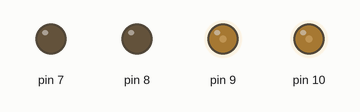
This sketch was run on a simulated Arduino Uno, built with avr-gcc and run on an emulated ATmega328P. On the bench: output pins drawn as LEDs (lit = HIGH).

Above: at 0.05 s.
At 5.95 s:
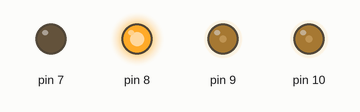
Timing chart, 0 to 6.9 s (numbered marks = the images above):
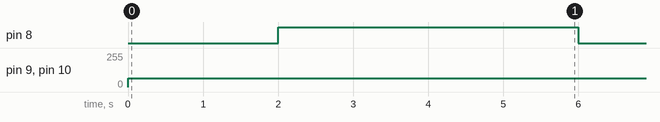

The sketch:

motor_controle.ino
```cpp
#include <ZumoShield.h>

// Motor defines
ZumoMotors motors;


void setup() {
  // put your setup code here, to run once:
  motors.setSpeeds(0,0);
}

void loop() {
  // put your main code here, to run repeatedly:
  motors.setSpeeds(100,100);

  delay(2000);

  motors.setSpeeds(-100,100);

  delay(4000);
}
```

L3G.h
```cpp
#ifndef L3G_h
#define L3G_h

#include <Arduino.h> // for byte data type

class L3G
{
  public:
    template <typename T> struct vector
    {
      T x, y, z;
    };

    enum deviceType { device_4200D, device_D20, device_D20H, device_auto };
    enum sa0State { sa0_low, sa0_high, sa0_auto };

    // register addresses
    enum regAddr
    {
       WHO_AM_I       = 0x0F,

       CTRL1          = 0x20, // D20H
       CTRL_REG1      = 0x20, // D20, 4200D
       CTRL2          = 0x21, // D20H
       CTRL_REG2      = 0x21, // D20, 4200D
       CTRL3          = 0x22, // D20H
       CTRL_REG3      = 0x22, // D20, 4200D
       CTRL4          = 0x23, // D20H
       CTRL_REG4      = 0x23, // D20, 4200D
       CTRL5          = 0x24, // D20H
       CTRL_REG5      = 0x24, // D20, 4200D
       REFERENCE      = 0x25,
       OUT_TEMP       = 0x26,
       STATUS         = 0x27, // D20H
       STATUS_REG     = 0x27, // D20, 4200D

       OUT_X_L        = 0x28,
       OUT_X_H        = 0x29,
       OUT_Y_L        = 0x2A,
       OUT_Y_H        = 0x2B,
       OUT_Z_L        = 0x2C,
       OUT_Z_H        = 0x2D,

       FIFO_CTRL      = 0x2E, // D20H
       FIFO_CTRL_REG  = 0x2E, // D20, 4200D
       FIFO_SRC       = 0x2F, // D20H
       FIFO_SRC_REG   = 0x2F, // D20, 4200D

       IG_CFG         = 0x30, // D20H
       INT1_CFG       = 0x30, // D20, 4200D
       IG_SRC         = 0x31, // D20H
       INT1_SRC       = 0x31, // D20, 4200D
       IG_THS_XH      = 0x32, // D20H
       INT1_THS_XH    = 0x32, // D20, 4200D
       IG_THS_XL      = 0x33, // D20H
       INT1_THS_XL    = 0x33, // D20, 4200D
       IG_THS_YH      = 0x34, // D20H
       INT1_THS_YH    = 0x34, // D20, 4200D
       IG_THS_YL      = 0x35, // D20H
       INT1_THS_YL    = 0x35, // D20, 4200D
       IG_THS_ZH      = 0x36, // D20H
       INT1_THS_ZH    = 0x36, // D20, 4200D
       IG_THS_ZL      = 0x37, // D20H
       INT1_THS_ZL    = 0x37, // D20, 4200D
       IG_DURATION    = 0x38, // D20H
       INT1_DURATION  = 0x38, // D20, 4200D

       LOW_ODR        = 0x39  // D20H
    };

    vector<int16_t> g; // gyro angular velocity readings

    byte last_status; // status of last I2C transmission

    L3G(void);

    bool init(deviceType device = device_auto, sa0State sa0 = sa0_auto);
    deviceType getDeviceType(void) { return _device; }

    void enableDefault(void);

    void writeReg(byte reg, byte value);
    byte readReg(byte reg);

    void read(void);

    void setTimeout(unsigned int timeout);
    unsigned int getTimeout(void);
    bool timeoutOccurred(void);

    // vector functions
    template <typename Ta, typename Tb, typename To> static void vector_cross(const vector<Ta> *a, const vector<Tb> *b, vector<To> *out);
    template <typename Ta, typename Tb> static float vector_dot(const vector<Ta> *a, const vector<Tb> *b);
    static void vector_normalize(vector<float> *a);

  private:
      deviceType _device; // chip type (D20H, D20, or 4200D)
      byte address;

      unsigned int io_timeout;
      bool did_timeout;

      int testReg(byte address, regAddr reg);
};

template <typename Ta, typename Tb, typename To> void L3G::vector_cross(const vector<Ta> *a, const vector<Tb> *b, vector<To> *out)
{
  out->x = (a->y * b->z) - (a->z * b->y);
  out->y = (a->z * b->x) - (a->x * b->z);
  out->z = (a->x * b->y) - (a->y * b->x);
}

template <typename Ta, typename Tb> float L3G::vector_dot(const vector<Ta> *a, const vector<Tb> *b)
{
  return (a->x * b->x) + (a->y * b->y) + (a->z * b->z);
}

#endif
```

LSM303.h
```cpp
#ifndef LSM303_h
#define LSM303_h

#include <Arduino.h> // for byte data type

class LSM303
{
  public:
    template <typename T> struct vector
    {
      T x, y, z;
    };

    enum deviceType { device_DLH, device_DLM, device_DLHC, device_D, device_auto };
    enum sa0State { sa0_low, sa0_high, sa0_auto };

    // register addresses
    enum regAddr
    {
      TEMP_OUT_L        = 0x05, // D
      TEMP_OUT_H        = 0x06, // D

      STATUS_M          = 0x07, // D

      INT_CTRL_M        = 0x12, // D
      INT_SRC_M         = 0x13, // D
      INT_THS_L_M       = 0x14, // D
      INT_THS_H_M       = 0x15, // D

      OFFSET_X_L_M      = 0x16, // D
      OFFSET_X_H_M      = 0x17, // D
      OFFSET_Y_L_M      = 0x18, // D
      OFFSET_Y_H_M      = 0x19, // D
      OFFSET_Z_L_M      = 0x1A, // D
      OFFSET_Z_H_M      = 0x1B, // D
      REFERENCE_X       = 0x1C, // D
      REFERENCE_Y       = 0x1D, // D
      REFERENCE_Z       = 0x1E, // D

      CTRL0             = 0x1F, // D
      CTRL1             = 0x20, // D
      CTRL_REG1_A       = 0x20, // DLH, DLM, DLHC
      CTRL2             = 0x21, // D
      CTRL_REG2_A       = 0x21, // DLH, DLM, DLHC
      CTRL3             = 0x22, // D
      CTRL_REG3_A       = 0x22, // DLH, DLM, DLHC
      CTRL4             = 0x23, // D
      CTRL_REG4_A       = 0x23, // DLH, DLM, DLHC
      CTRL5             = 0x24, // D
      CTRL_REG5_A       = 0x24, // DLH, DLM, DLHC
      CTRL6             = 0x25, // D
      CTRL_REG6_A       = 0x25, // DLHC
      HP_FILTER_RESET_A = 0x25, // DLH, DLM
      CTRL7             = 0x26, // D
      REFERENCE_A       = 0x26, // DLH, DLM, DLHC
      STATUS_A          = 0x27, // D
      STATUS_REG_A      = 0x27, // DLH, DLM, DLHC

      OUT_X_L_A         = 0x28,
      OUT_X_H_A         = 0x29,
      OUT_Y_L_A         = 0x2A,
      OUT_Y_H_A         = 0x2B,
      OUT_Z_L_A         = 0x2C,
      OUT_Z_H_A         = 0x2D,

      FIFO_CTRL         = 0x2E, // D
      FIFO_CTRL_REG_A   = 0x2E, // DLHC
      FIFO_SRC          = 0x2F, // D
      FIFO_SRC_REG_A    = 0x2F, // DLHC

      IG_CFG1           = 0x30, // D
      INT1_CFG_A        = 0x30, // DLH, DLM, DLHC
      IG_SRC1           = 0x31, // D
      INT1_SRC_A        = 0x31, // DLH, DLM, DLHC
      IG_THS1           = 0x32, // D
      INT1_THS_A        = 0x32, // DLH, DLM, DLHC
      IG_DUR1           = 0x33, // D
      INT1_DURATION_A   = 0x33, // DLH, DLM, DLHC
      IG_CFG2           = 0x34, // D
      INT2_CFG_A        = 0x34, // DLH, DLM, DLHC
      IG_SRC2           = 0x35, // D
      INT2_SRC_A        = 0x35, // DLH, DLM, DLHC
      IG_THS2           = 0x36, // D
      INT2_THS_A        = 0x36, // DLH, DLM, DLHC
      IG_DUR2           = 0x37, // D
      INT2_DURATION_A   = 0x37, // DLH, DLM, DLHC

      CLICK_CFG         = 0x38, // D
      CLICK_CFG_A       = 0x38, // DLHC
      CLICK_SRC         = 0x39, // D
      CLICK_SRC_A       = 0x39, // DLHC
      CLICK_THS         = 0x3A, // D
      CLICK_THS_A       = 0x3A, // DLHC
      TIME_LIMIT        = 0x3B, // D
      TIME_LIMIT_A      = 0x3B, // DLHC
      TIME_LATENCY      = 0x3C, // D
      TIME_LATENCY_A    = 0x3C, // DLHC
      TIME_WINDOW       = 0x3D, // D
      TIME_WINDOW_A     = 0x3D, // DLHC

      Act_THS           = 0x3E, // D
      Act_DUR           = 0x3F, // D

      CRA_REG_M         = 0x00, // DLH, DLM, DLHC
      CRB_REG_M         = 0x01, // DLH, DLM, DLHC
      MR_REG_M          = 0x02, // DLH, DLM, DLHC

      SR_REG_M          = 0x09, // DLH, DLM, DLHC
      IRA_REG_M         = 0x0A, // DLH, DLM, DLHC
      IRB_REG_M         = 0x0B, // DLH, DLM, DLHC
      IRC_REG_M         = 0x0C, // DLH, DLM, DLHC

      WHO_AM_I          = 0x0F, // D
      WHO_AM_I_M        = 0x0F, // DLM

      TEMP_OUT_H_M      = 0x31, // DLHC
      TEMP_OUT_L_M      = 0x32, // DLHC


      // dummy addresses for registers in different locations on different devices;
      // the library translates these based on device type
      // value with sign flipped is used as index into translated_regs array

      OUT_X_H_M         = -1,
      OUT_X_L_M         = -2,
      OUT_Y_H_M         = -3,
      OUT_Y_L_M         = -4,
      OUT_Z_H_M         = -5,
      OUT_Z_L_M         = -6,
      // update dummy_reg_count if registers are added here!

      // device-specific register addresses

      DLH_OUT_X_H_M     = 0x03,
      DLH_OUT_X_L_M     = 0x04,
      DLH_OUT_Y_H_M     = 0x05,
      DLH_OUT_Y_L_M     = 0x06,
      DLH_OUT_Z_H_M     = 0x07,
      DLH_OUT_Z_L_M     = 0x08,

      DLM_OUT_X_H_M     = 0x03,
      DLM_OUT_X_L_M     = 0x04,
      DLM_OUT_Z_H_M     = 0x05,
      DLM_OUT_Z_L_M     = 0x06,
      DLM_OUT_Y_H_M     = 0x07,
      DLM_OUT_Y_L_M     = 0x08,

      DLHC_OUT_X_H_M    = 0x03,
      DLHC_OUT_X_L_M    = 0x04,
      DLHC_OUT_Z_H_M    = 0x05,
      DLHC_OUT_Z_L_M    = 0x06,
      DLHC_OUT_Y_H_M    = 0x07,
      DLHC_OUT_Y_L_M    = 0x08,

      D_OUT_X_L_M       = 0x08,
      D_OUT_X_H_M       = 0x09,
      D_OUT_Y_L_M       = 0x0A,
      D_OUT_Y_H_M       = 0x0B,
      D_OUT_Z_L_M       = 0x0C,
      D_OUT_Z_H_M       = 0x0D
    };

    vector<int16_t> a; // accelerometer readings
    vector<int16_t> m; // magnetometer readings
    vector<int16_t> m_max; // maximum magnetometer values, used for calibration
    vector<int16_t> m_min; // minimum magnetometer values, used for calibration

    byte last_status; // status of last I2C transmission

    LSM303(void);

    bool init(deviceType device = device_auto, sa0State sa0 = sa0_auto);
    deviceType getDeviceType(void) { return _device; }

    void enableDefault(void);

    void writeAccReg(byte reg, byte value);
    byte readAccReg(byte reg);
    void writeMagReg(byte reg, byte value);
    byte readMagReg(int reg);

    void writeReg(byte reg, byte value);
    byte readReg(int reg);

    void readAcc(void);
    void readMag(void);
    void read(void);

    void setTimeout(unsigned int timeout);
    unsigned int getTimeout(void);
    bool timeoutOccurred(void);

    float heading(void);
    template <typename T> float heading(vector<T> from);

    // vector functions
    template <typename Ta, typename Tb, typename To> static void vector_cross(const vector<Ta> *a, const vector<Tb> *b, vector<To> *out);
    template <typename Ta, typename Tb> static float vector_dot(const vector<Ta> *a, const vector<Tb> *b);
    static void vector_normalize(vector<float> *a);

  private:
    deviceType _device; // chip type (D, DLHC, DLM, or DLH)
    byte acc_address;
    byte mag_address;

    static const int dummy_reg_count = 6;
    regAddr translated_regs[dummy_reg_count + 1]; // index 0 not used

    unsigned int io_timeout;
    bool did_timeout;

    int testReg(byte address, regAddr reg);
};

/*
Returns the angular difference in the horizontal plane between the
"from" vector and north, in degrees.

Description of heading algorithm:
Shift and scale the magnetic reading based on calibration data to find
the North vector. Use the acceleration readings to determine the Up
vector (gravity is measured as an upward acceleration). The cross
product of North and Up vectors is East. The vectors East and North
form a basis for the horizontal plane. The From vector is projected
into the horizontal plane and the angle between the projected vector
and horizontal north is returned.
*/
template <typename T> float LSM303::heading(vector<T> from)
{
    vector<int32_t> temp_m = {m.x, m.y, m.z};

    // subtract offset (average of min and max) from magnetometer readings
    temp_m.x -= ((int32_t)m_min.x + m_max.x) / 2;
    temp_m.y -= ((int32_t)m_min.y + m_max.y) / 2;
    temp_m.z -= ((int32_t)m_min.z + m_max.z) / 2;

    // compute E and N
    vector<float> E;
    vector<float> N;
    vector_cross(&temp_m, &a, &E);
    vector_normalize(&E);
    vector_cross(&a, &E, &N);
    vector_normalize(&N);

    // compute heading
    float heading = atan2(vector_dot(&E, &from), vector_dot(&N, &from)) * 180 / PI;
    if (heading < 0) heading += 360;
    return heading;
}

template <typename Ta, typename Tb, typename To> void LSM303::vector_cross(const vector<Ta> *a, const vector<Tb> *b, vector<To> *out)
{
  out->x = (a->y * b->z) - (a->z * b->y);
  out->y = (a->z * b->x) - (a->x * b->z);
  out->z = (a->x * b->y) - (a->y * b->x);
}

template <typename Ta, typename Tb> float LSM303::vector_dot(const vector<Ta> *a, const vector<Tb> *b)
{
  return (a->x * b->x) + (a->y * b->y) + (a->z * b->z);
}

#endif
```

Pushbutton.h
```cpp
// (licence header left out)
/*! \file Pushbutton.h
 *
 * This is the main header file for the %Pushbutton library.
 *
 * For an overview of the library's features, see
 * https://github.com/pololu/pushbutton-arduino.  That is the main repository
 * for the library, though copies of the library may exist in other
 * repositories. */

#pragma once

#include <Arduino.h>

/*! Indicates the that pull-up resistor should be disabled. */
#define PULL_UP_DISABLED    0

/*! Indicates the that pull-up resistor should be enabled. */
#define PULL_UP_ENABLED     1

/*! Indicates that the default (released) state of the button is when the
 *  I/O line reads low. */
#define DEFAULT_STATE_LOW   0

/*! Indicates that the default (released) state of the button is when the
 *  I/O line reads high. */
#define DEFAULT_STATE_HIGH  1

/*! The pin used for the button on the
 * [Zumo Shield for Arduino](http://www.pololu.com/product/2508).
 *
 * This does not really belong here in this general pushbutton library and will
 * probably be removed in the future. */
#define ZUMO_BUTTON 12

// \cond
/** \brief A state machine that detects when a boolean value changes from false
 * to true, with debouncing.
 *
 * This should be considered a private implementation detail of the library.
 */
class PushbuttonStateMachine
{
public:

  PushbuttonStateMachine();

  /** This should be called repeatedly in a loop.  It will return true once after
   * each time it detects the given value changing from false to true. */
  bool getSingleDebouncedRisingEdge(bool value);

private:

  uint8_t state;
  uint16_t prevTimeMillis;
};
// \endcond

/*! \brief General pushbutton class that handles debouncing.
 *
 * This is an abstract class used for interfacing with pushbuttons.  It knows
 * about debouncing, but it knows nothing about how to read the current state of
 * the button.  The functions in this class get the current state of the button
 * by calling isPressed(), a virtual function which must be implemented in a
 * subclass of PushbuttonBase, such as Pushbutton.
 *
 * Most users of this library do not need to directly use PushbuttonBase or even
 * know that it exists.  They can use Pushbutton instead.*/
class PushbuttonBase
{
public:

  /*! \brief Waits until the button is pressed and takes care of debouncing.
   *
   * This function waits until the button is in the pressed state and then
   * returns.  Note that if the button is already pressed when you call this
   * function, it will return quickly (in 10 ms). */
  void waitForPress();

  /*! \brief Waits until the button is released and takes care of debouncing.
   *
   * This function waits until the button is in the released state and then
   * returns.  Note that if the button is already released when you call this
   * function, it will return quickly (in 10 ms). */
  void waitForRelease();

  /*! \brief Waits until the button is pressed and then waits until the button
   *  is released, taking care of debouncing.
   *
   * This is equivalent to calling waitForPress() and then waitForRelease(). */
  void waitForButton();

  /*! \brief Uses a state machine to return true once after each time it detects
   *  the button moving from the released state to the pressed state.
   *
   * This is a non-blocking function that is meant to be called repeatedly in a
   * loop.  Each time it is called, it updates a state machine that monitors the
   * state of the button.  When it detects the button changing from the released
   * state to the pressed state, with debouncing, it returns true. */
  bool getSingleDebouncedPress();

  /*! \brief Uses a state machine to return true once after each time it detects the button moving from the pressed state to the released state.
   *
   * This is just like getSingleDebouncedPress() except it has a separate state
   * machine and it watches for when the button goes from the pressed state to
   * the released state.
   *
   * There is no strict guarantee that every debounced button press event
   * returned by getSingleDebouncedPress() will have a corresponding
   * button release event returned by getSingleDebouncedRelease(); the two
   * functions use independent state machines and sample the button at different
   * times. */
  bool getSingleDebouncedRelease();

  /*! \brief indicates whether button is currently pressed without any debouncing.
   *
   * @return 1 if the button is pressed right now, 0 if it is not.
   *
   * This function must be implemented in a subclass of PushbuttonBase, such as
   * Pushbutton. */
  virtual bool isPressed() = 0;

private:

  PushbuttonStateMachine pressState;
  PushbuttonStateMachine releaseState;
};

/** \brief Main class for interfacing with pushbuttons.
 *
 * This class can interface with any pushbutton whose state can be read with
 * the `digitalRead` function, which is part of the Arduino core.
 *
 * See https://github.com/pololu/pushbutton-arduino for an overview
 * of the different ways to use this class. */
class Pushbutton : public PushbuttonBase
{
public:

  /** Constructs a new instance of Pushbutton.
   *
   * @param pin The pin number of the pin. This is used as an argument to
   * `pinMode` and `digitalRead`.
   *
   * @param pullUp Specifies whether the pin's internal pull-up resistor should
   * be enabled.  This should be either #PULL_UP_ENABLED (which is the default if
   * the argument is omitted) or #PULL_UP_DISABLED.
   *
   * @param defaultState Specifies the voltage level that corresponds to the
   * button's default (released) state.  This should be either
   * #DEFAULT_STATE_HIGH (which is the default if this argument is omitted) or
   * #DEFAULT_STATE_LOW. */
  Pushbutton(uint8_t pin, uint8_t pullUp = PULL_UP_ENABLED,
      uint8_t defaultState = DEFAULT_STATE_HIGH);

  virtual bool isPressed();

private:

  void init()
  {
    if (!initialized)
    {
      initialized = true;
      init2();
    }
  }

  void init2();

  bool initialized;
  uint8_t _pin;
  bool _pullUp;
  bool _defaultState;
};
```

Source omitted: PololuBuzzer.h (15943 bytes), QTRSensors.h (11124 bytes), ZumoBuzzer.h (1229 bytes), ZumoMotors.h (964 bytes), moReflectanceSensorArray.h (18541 bytes), ZumoShield.h (187 bytes)

Measured:
- by itself, pin 8: alternates HIGH for 4.0 s and LOW for 2.0 s
- by itself, pin 9, pin 10: 0/255 → 64/255 at 0.00 s
